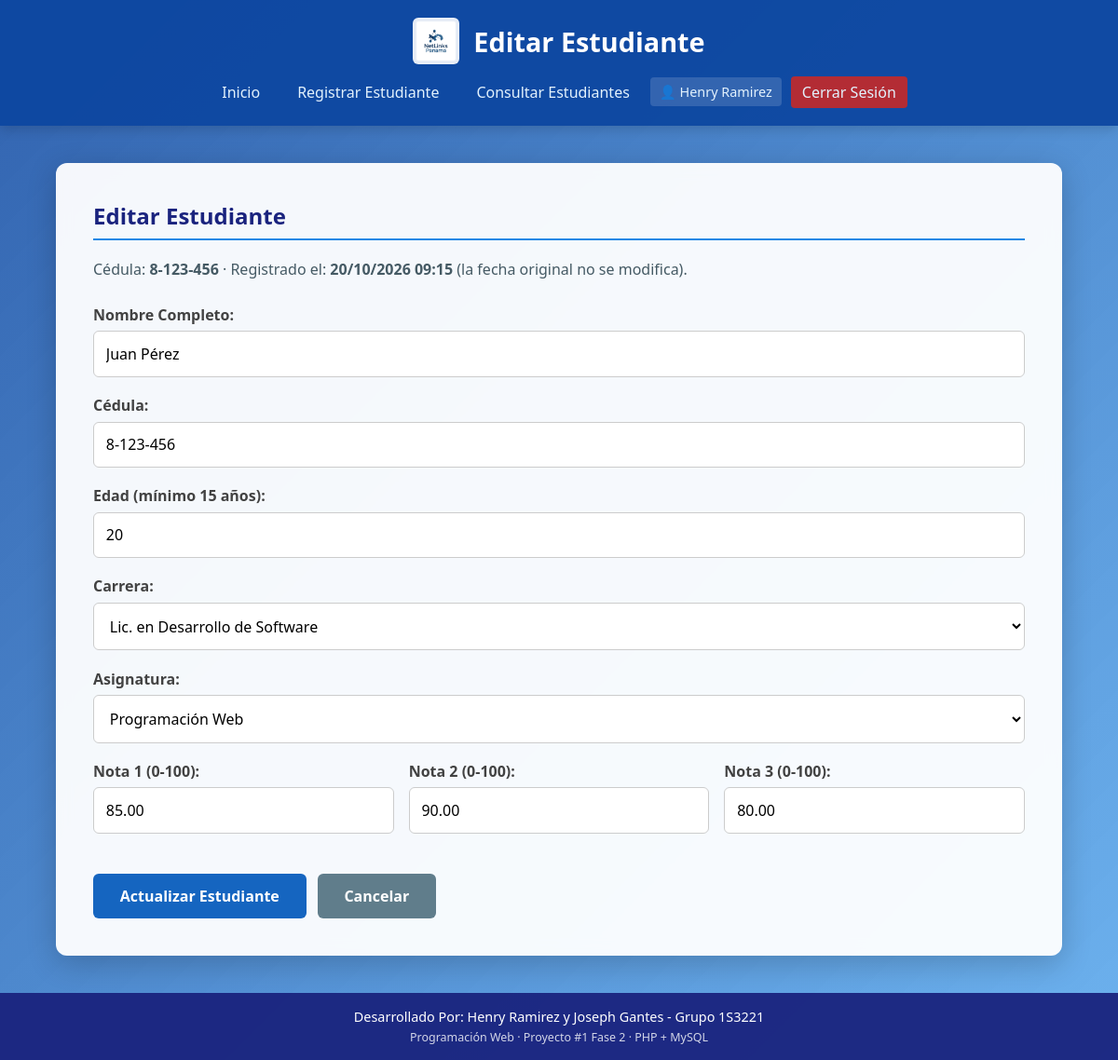
Page /editar_estudiante.php?id=1 (signed in) on the committed database.
### tables this page shows
CREATE TABLE IF NOT EXISTS estudiantes (
    id_estudiante   INT           NOT NULL AUTO_INCREMENT,
    nombre_completo VARCHAR(150)  NOT NULL,
    cedula          VARCHAR(25)   NOT NULL,
    edad            INT           NOT NULL,
    carrera         VARCHAR(100)  NOT NULL,
    asignatura      VARCHAR(100)  NOT NULL,
    nota1           DECIMAL(5,2)  NOT NULL,
    nota2           DECIMAL(5,2)  NOT NULL,
    nota3           DECIMAL(5,2)  NOT NULL,
    promedio        DECIMAL(5,2)  NOT NULL,
    fecha_registro  DATETIME      NOT NULL DEFAULT CURRENT_TIMESTAMP,
    PRIMARY KEY (id_estudiante),
    UNIQUE KEY uq_estudiantes_cedula (cedula),
    KEY idx_estudiantes_nombre (nombre_completo),
    CONSTRAINT chk_estudiantes_edad  CHECK (edad >= 15),
    CONSTRAINT chk_estudiantes_nota1 CHECK (nota1 BETWEEN 0 AND 100),
    CONSTRAINT chk_estudiantes_nota2 CHECK (nota2 BETWEEN 0 AND 100),
    CONSTRAINT chk_estudiantes_nota3 CHECK (nota3 BETWEEN 0 AND 100)
);

### funciones.php (called while the page is built, shortened)
<?php
function limpiar($valor) {
    return htmlspecialchars((string) $valor, ENT_QUOTES, 'UTF-8');
}
function formatearFecha($fecha) {
    return date("d/m/Y H:i", strtotime($fecha));
}

### editar_estudiante.php (the view, shortened to what this page needs)
<?php
require_once 'conexion.php';
require_once 'funciones.php';
$id = filter_input(INPUT_GET, 'id', FILTER_VALIDATE_INT);
$sql = "SELECT id_estudiante, nombre_completo, cedula, edad, carrera, asignatura,
               nota1, nota2, nota3, promedio, fecha_registro
        FROM estudiantes
        WHERE id_estudiante = ?";
$stmt = $conexion->prepare($sql);
$stmt->execute([$id]);
$registro = $stmt->fetch();
$valores = $registro;
$valor = function ($campo) use ($valores) {
    return htmlspecialchars((string) ($valores[$campo] ?? ''), ENT_QUOTES, 'UTF-8');
};
require 'encabezado.php';
?>
    <h2>Editar Estudiante</h2>
    <p class="texto-intro">
        Cédula: <strong><?= limpiar($registro['cedula']) ?></strong> ·
        Registrado el: <strong><?= formatearFecha($registro['fecha_registro']) ?></strong>
        (la fecha original no se modifica).
    </p>
    <form action="editar_estudiante.php" method="POST">
        <div class="form-group">
            <label for="nombre_completo">Nombre Completo:</label>
            <input type="text" id="nombre_completo" name="nombre_completo"
                   maxlength="150" value="<?= $valor('nombre_completo') ?>" required>
        </div>
        <div class="form-group">
            <label for="cedula">Cédula:</label>
            <input type="text" id="cedula" name="cedula" maxlength="25"
                   value="<?= $valor('cedula') ?>" required>
        </div>
        <div class="form-group">
            <label for="edad">Edad (mínimo 15 años):</label>
            <input type="number" id="edad" name="edad" min="15" max="120"
                   value="<?= $valor('edad') ?>" required>
        </div>
        <div class="form-group">
            <label for="carrera">Carrera:</label>
            <select id="carrera" name="carrera" required>
                <?php
                $carreras = [
                    'Lic. en Ciberseguridad',
                    'Lic. en Desarrollo de Software',
                    'Ing. de Sistemas y Computación',
                    'Lic. en Redes Informáticas',
                ];
                foreach ($carreras as $carrera):
                    $seleccion = ($valores['carrera'] ?? '') === $carrera ? 'selected' : '';
                ?>
                    <option value="<?= limpiar($carrera) ?>" <?= $seleccion ?>><?= limpiar($carrera) ?></option>
                <?php endforeach; ?>
            </select>
        </div>
        <div class="form-group">
            <label for="asignatura">Asignatura:</label>
            <select id="asignatura" name="asignatura" required>
                <?php
                $asignaturas = [
                    'Programación Web',
                    'Estructura de Datos',
                    'Sistemas Operativos',
                    'Redes de Computadoras',
                ];
                foreach ($asignaturas as $asignatura):
                    $seleccion = ($valores['asignatura'] ?? '') === $asignatura ? 'selected' : '';
                ?>
                    <option value="<?= limpiar($asignatura) ?>" <?= $seleccion ?>><?= limpiar($asignatura) ?></option>
                <?php endforeach; ?>
            </select>
        </div>
        <div class="fila-notas">
            <div class="form-group">
                <label for="nota1">Nota 1 (0-100):</label>
                <input type="number" id="nota1" name="nota1" min="0" max="100" step="0.01"
                       value="<?= $valor('nota1') ?>" required>
            </div>
            <div class="form-group">
                <label for="nota2">Nota 2 (0-100):</label>
                <input type="number" id="nota2" name="nota2" min="0" max="100" step="0.01"
                       value="<?= $valor('nota2') ?>" required>
            </div>
            <div class="form-group">
                <label for="nota3">Nota 3 (0-100):</label>
                <input type="number" id="nota3" name="nota3" min="0" max="100" step="0.01"
                       value="<?= $valor('nota3') ?>" required>
            </div>
        </div>
        <div class="form-acciones">
            <button type="submit" class="btn">Actualizar Estudiante</button>
            <a href="listar_estudiantes.php" class="btn btn-secundario">Cancelar</a>
        </div>
    </form>
<?php require 'pie.php'; ?>

### CSS/estilos.css (style rules this page uses)
:root { --primary-color: #0d47a1; --secondary-color: #1565c0; --accent-color: #1e88e5; --dark-color: #1a237e; --light-bg: #f4f7f6; --white: #ffffff; --success-color: #2e7d32; --error-color: #c62828; }
* { box-sizing: border-box; margin: 0; padding: 0; font-family: 'Segoe UI', Tahoma, Geneva, Verdana, sans-serif; }
body { background: linear-gradient(135deg, rgba(13, 71, 161, 0.85), rgba(21, 101, 192, 0.75), rgba(30, 136, 229, 0.65)), url('https://images.unsplash.com/photo-1518770660439-4636190af475?auto=format&fit=crop&w=1920&q=80') center/cover fixed no-repeat; color: #333; display: flex; flex-direction: column; min-height: 100vh; }
h2 { color: var(--dark-color); margin-bottom: 1.2rem; font-weight: 600; border-bottom: 2px solid var(--accent-color); padding-bottom: 0.5rem; }
.texto-intro { margin-bottom: 1.5rem; line-height: 1.6; color: #455a64; }
.form-group { margin-bottom: 1.2rem; text-align: left; }
label { display: block; margin-bottom: 0.4rem; font-weight: 600; color: #424242; }
input[type="text"], input[type="number"], input[type="password"], input[type="search"], select { width: 100%; padding: 0.8rem; border: 1px solid #ccc; border-radius: 6px; font-size: 1rem; transition: border-color 0.3s; background-color: #fff; }
.fila-notas { display: grid; grid-template-columns: repeat(3, 1fr); gap: 1rem; }
.form-acciones { display: flex; flex-wrap: wrap; align-items: center; gap: 0.75rem; margin-top: 1.5rem; }
.btn { display: inline-block; background-color: var(--secondary-color); color: var(--white); padding: 0.8rem 1.8rem; border: none; border-radius: 6px; cursor: pointer; font-size: 1rem; font-weight: 600; text-decoration: none; transition: background-color 0.3s, transform 0.1s; text-align: center; }
.btn-secundario { background-color: #607d8b; }

### rows in the picture
estudiantes: cedula "8-123-456", fecha_registro "20/10/2026 09:15", nombre_completo "Juan Pérez", edad "20", nota1 "85.00", nota2 "90.00", nota3 "80.00"

### other values in the picture
$titulo "Editar Estudiante"
limpiar(nombreUsuarioActual()) "Henry Ramirez"
form field carrera "Lic. en Desarrollo de Software"
form field asignatura "Programación Web"
